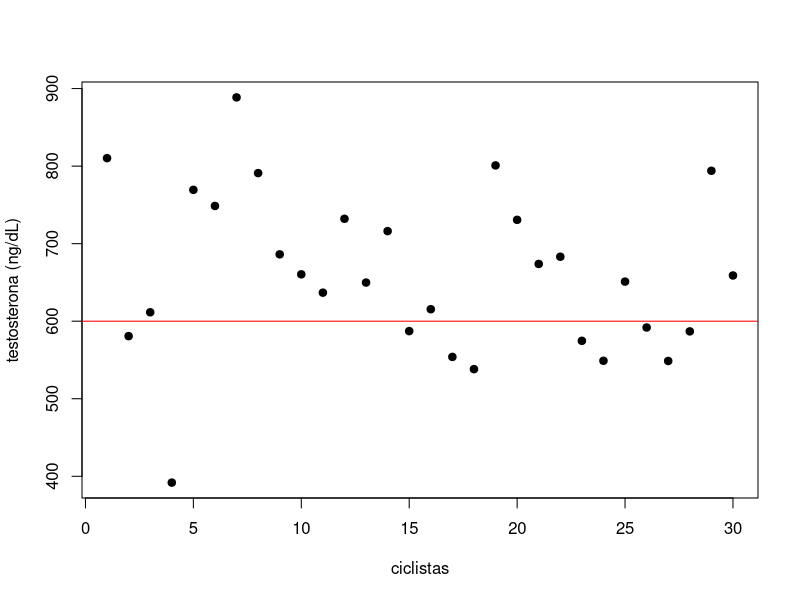

Generate this figure with R:
# PROBLEMA 1
datos <- scan("./test.txt")

# i)
mu <- 600

plot(datos, pch=19, xlab="ciclistas", ylab="testosterona (ng/dL)")
abline(h=mu, col="red")